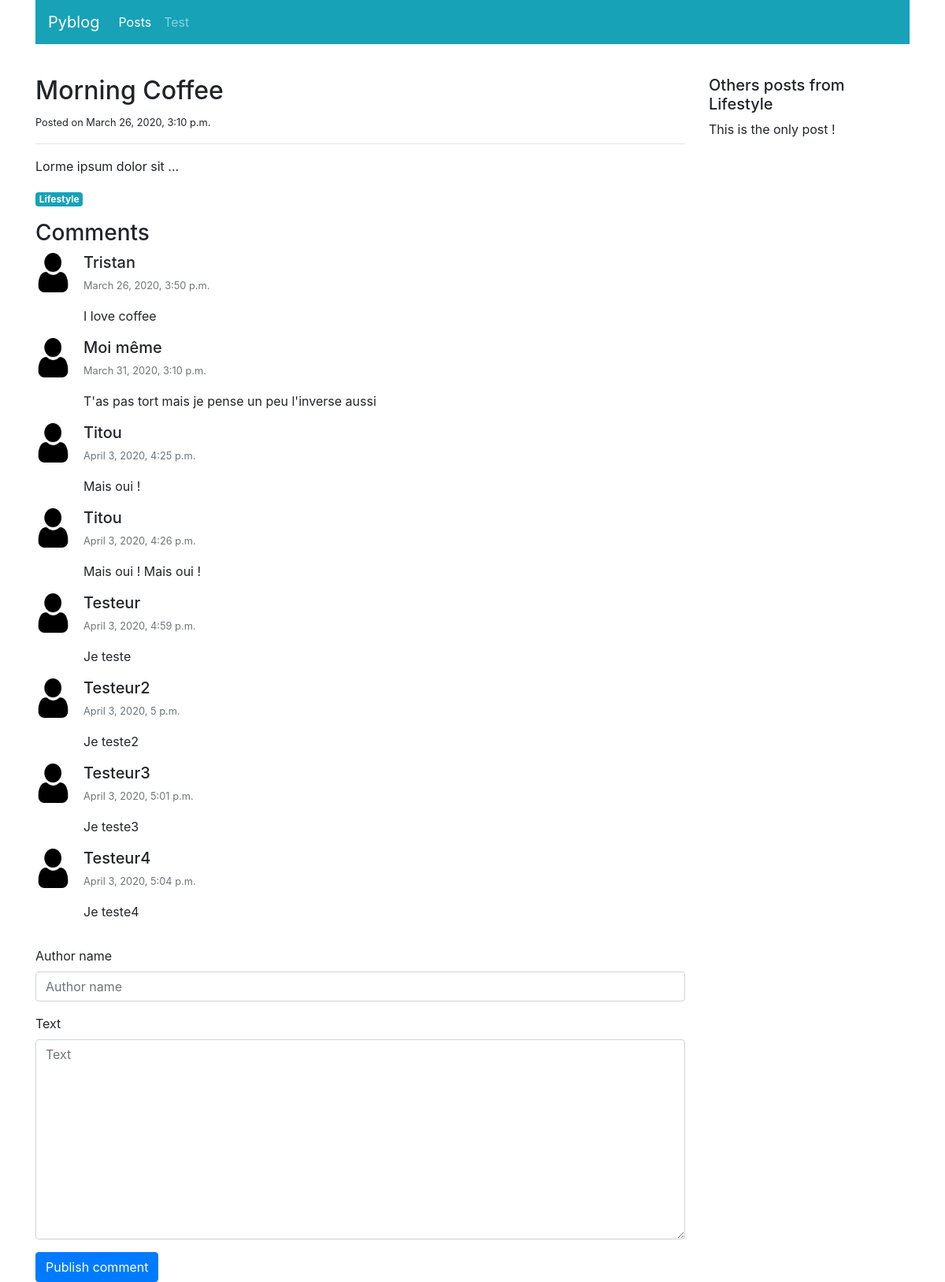
/blog/posts/detail/2/, run on the app's committed database.
### blog/models.py (models this page shows, shortened)
class Post(models.Model):
    title = models.CharField(max_length=100)
    category = models.ForeignKey("PostCategory",
                                 null=True,
                                 blank=True,
                                 on_delete=models.DO_NOTHING)
    published = models.BooleanField(default=False)
    text = models.TextField(blank=True)
    create = models.DateTimeField(auto_now_add=True)

class PostCategory(models.Model):
    name = models.CharField(max_length=50)
    def slug(self):
        return slugify(self.name)
    def __str__(self):
        return self.name

class Comment(models.Model):
    STATUS_VISIBLE = "visible"
    STATUS_HIDDEN = "hidden"
    STATUS_MODERATED = "moderated"
    STATUS_CHOICES = (
        (STATUS_VISIBLE, "visible"),
        (STATUS_HIDDEN, "hidden"),
        (STATUS_MODERATED, "moderated"),
    )
    post = models.ForeignKey("Post",
                             on_delete=models.CASCADE,
                             related_name="comments")
    author_name = models.CharField(max_length=100)
    text = models.TextField()
    status = models.CharField(max_length=20, choices=STATUS_CHOICES, default=STATUS_VISIBLE)
    moderation_text = models.CharField(max_length=200, blank=True)
    created_at = models.DateTimeField(auto_now_add=True)

### blog/views.py (the view)
# urls.py: path('posts/detail/<int:post_id>/', views.post_detail, name='post-detail'),
def post_detail(request, post_id, message=''):
    post = get_object_or_404(Post, pk=post_id)
    similar_posts = Post.objects.filter(category=post.category).filter(published=True).exclude(pk=post_id)
    post_comments = post.comments.exclude(status=Comment.STATUS_HIDDEN).order_by("created_at")
    if request.method == "POST":
        comment_form = CreateCommentForm(request.POST)
        if comment_form.is_valid():
            comment = comment_form.save(commit=False)
            comment.post = post
            comment.save()
            args = [post.pk, "Your comment has been posted!"]
            return HttpResponseRedirect(reverse('post-detail-message', args=args) + "#comments")
    else:
        comment_form = CreateCommentForm()
    context = {
        "post": post,
        "similar_posts": similar_posts,
        "post_comments": post_comments,
        "navigation_items": navigation.navigation_items(navigation.NAV_POSTS),
        "comment_form": comment_form,
        "message": message,
    }
    return render(request, "blog/post_detail.html", context)

### blog/forms.py
class CreateCommentForm(forms.ModelForm):
    class Meta:
        model = Comment
        fields = ["author_name", "text",]

### blog/navigation.py (called while the page is built)
def navigation_items(selected_item):
    items = []
    for name, url in NAV_ITEMS:
        items.append(
            {'name': name,
             'url': url,
             'active': True if selected_item == name else False,
             }
        )
    return items

### blog/templates/blog/post_detail.html (shortened to what this page needs)
{% extends 'base.html' %}
{% load static %}
{% load bootstrap4 %}
{% block content %}
<div class="col-sm-9">
    <div class="mt-3">
        <h2>{{ post.title }}</h2>
        <small>Posted on {{ post.create }}</small>
        <hr>
        <p class="text-muted">
            {{ post.text|linebreaks|safe }}
            <a href="{% url 'post-list' post.category.slug %}" class="badge badge-info">
                {{post.category.name|capfirst}}
            </a>
        </p>
    </div>
    <div class="mt-3" id="comments">
        <h3>Comments</h3>
        <ul class="list-unstyled">
            {% for i in post_comments %}
            <li class="media">
                <img class="mr-3" src="{% static 'img/user.png' %}" width="45px" height="50px">
                <div class="media-body">
                    <h5 class="mt-0 mb-1">{{i.author_name}}</h5>
                    <p>
                        <small class="text-muted">{{i.created_at}}</small>
                    </p>
                    <p>
                        {% if i.status == "moderated" %}
                            <span class="font-weight-light font-italic text-muted">[[Moderated comment : {{i.moderation_text}} ]]</span>
                        {% else %}
                            {{i.text}}
                        {% endif %}
                    </p>
                </div>
                {% empty %}
                <li class="media">There is no comment about this post yet.</li>
                {% endfor %}
            </li>
        </ul>
        <form action="{% url 'post-detail' post.pk %}" method="post" class="form">
            {% bootstrap_form comment_form %}
            {% buttons %}
                <button type="submit" class="btn btn-primary">Publish comment</button>
            {% endbuttons %}
        </form>
    </div>
</div>
<div class="col-sm-3">
    <div class="mt-3">
        <h5>Others posts from {{post.category}}</h5>
        <ul class="list-group">
            {% for i in similar_posts %}
            <li class="list-group-item">
                <a href="{% url 'post-detail' i.pk %}">{{ i.title|truncatewords:3 }}</a>
            </li>
            {% empty %}
            This is the only post !
            {% endfor %}
        </ul>
    </div>
</div>
{% endblock content %}

### data on the page
Post: title "Morning Coffee", create "March 26, 2020, 3:10 p.m.", text "Lorme ipsum dolor sit ...", category.name "Lifestyle", category "Lifestyle"
Comment: author_name "Tristan", created_at "March 26, 2020, 3:50 p.m.", text "I love coffee"
Comment: author_name "Moi même", created_at "March 31, 2020, 3:10 p.m.", text "T'as pas tort mais je pense un peu l'inverse aussi"
Comment: author_name "Titou", created_at "April 3, 2020, 4:25 p.m.", text "Mais oui !"
Comment: author_name "Titou", created_at "April 3, 2020, 4:26 p.m.", text "Mais oui ! Mais oui !"
Comment: author_name "Testeur", created_at "April 3, 2020, 4:59 p.m.", text "Je teste"
Comment: author_name "Testeur2", created_at "April 3, 2020, 5 p.m.", text "Je teste2"
Comment: author_name "Testeur3", created_at "April 3, 2020, 5:01 p.m.", text "Je teste3"
Comment: author_name "Testeur4", created_at "April 3, 2020, 5:04 p.m.", text "Je teste4"

### other printed values
{{ i.name }} "Posts" "Test"
